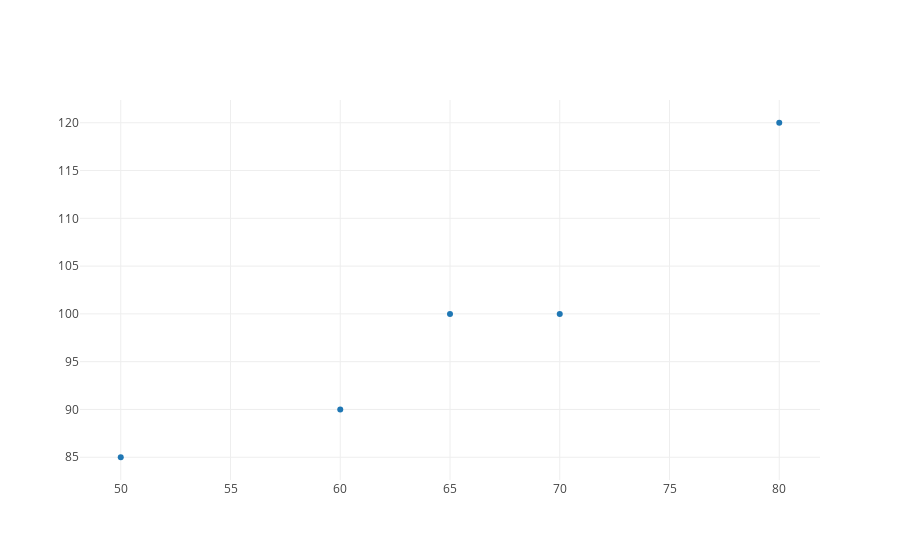

This figure's notebook cell:
### Markdown cell above
Now your task is display our model as trace of a line our above trace of the data.  Here is the code that we just used.  We'll guide you through in the lines that follow.

### Code cell
from graph import trace_values, plot
data_trace = trace_values(temperatures, amounts)
plot([data_trace])

### Figure 1 — Plotly figure (JSON) as saved in the notebook; plotly's stock layout.template omitted (floating-point values rounded to 4 significant figures)
{"data": [{"mode": "markers", "name": "data", "text": [], "type": "scatter", "uid": "f5c8d08d-820b-4970-b050-c14b8d9bd3c3", "x": [80, 65, 50, 70, 60], "y": [120, 100, 85, 100, 90]}], "layout": {}}
